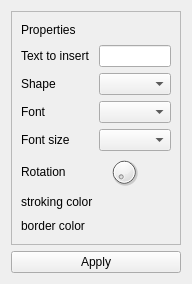
<?xml version="1.0" encoding="UTF-8"?>
<ui version="4.0">
 <class>Properties</class>
 <widget class="QWidget" name="Properties">
  <property name="geometry">
   <rect>
    <x>0</x>
    <y>0</y>
    <width>177</width>
    <height>284</height>
   </rect>
  </property>
  <property name="windowTitle">
   <string>Form</string>
  </property>
  <layout class="QGridLayout" name="fLayout">
   <item row="0" column="2">
    <widget class="QFrame" name="frame_3">
     <property name="frameShape">
      <enum>QFrame::StyledPanel</enum>
     </property>
     <property name="frameShadow">
      <enum>QFrame::Raised</enum>
     </property>
     <layout class="QGridLayout" name="gridLayout">
      <item row="1" column="0">
       <widget class="QLabel" name="Props">
        <property name="text">
         <string>Properties</string>
        </property>
       </widget>
      </item>
      <item row="8" column="2">
       <widget class="ColorPicker" name="colorN" native="true"/>
      </item>
      <item row="8" column="0">
       <widget class="QLabel" name="label_4">
        <property name="text">
         <string>border color</string>
        </property>
       </widget>
      </item>
      <item row="7" column="2">
       <widget class="ColorPicker" name="colorS" native="true">
        <property name="enabled">
         <bool>true</bool>
        </property>
       </widget>
      </item>
      <item row="7" column="0">
       <widget class="QLabel" name="label_3">
        <property name="text">
         <string>stroking color</string>
        </property>
       </widget>
      </item>
      <item row="6" column="2">
       <widget class="QDial" name="rotation">
        <property name="maximumSize">
         <size>
          <width>50</width>
          <height>30</height>
         </size>
        </property>
        <property name="maximum">
         <number>359</number>
        </property>
       </widget>
      </item>
      <item row="6" column="0">
       <widget class="QLabel" name="rotateLabel">
        <property name="text">
         <string>Rotation</string>
        </property>
       </widget>
      </item>
      <item row="5" column="2">
       <widget class="QComboBox" name="fontsize">
        <property name="insertPolicy">
         <enum>QComboBox::InsertAlphabetically</enum>
        </property>
        <property name="sizeAdjustPolicy">
         <enum>QComboBox::AdjustToContents</enum>
        </property>
       </widget>
      </item>
      <item row="5" column="0">
       <widget class="QLabel" name="label">
        <property name="text">
         <string>Font size</string>
        </property>
       </widget>
      </item>
      <item row="4" column="2">
       <widget class="QComboBox" name="fonts">
        <property name="insertPolicy">
         <enum>QComboBox::InsertAtTop</enum>
        </property>
       </widget>
      </item>
      <item row="4" column="0">
       <widget class="QLabel" name="label_2">
        <property name="text">
         <string>Font</string>
        </property>
       </widget>
      </item>
      <item row="3" column="2">
       <widget class="QComboBox" name="shape"/>
      </item>
      <item row="3" column="0">
       <widget class="QLabel" name="shapeLabel">
        <property name="text">
         <string>Shape</string>
        </property>
       </widget>
      </item>
      <item row="2" column="0">
       <widget class="QLabel" name="insertTextLabel">
        <property name="text">
         <string>Text to insert</string>
        </property>
       </widget>
      </item>
      <item row="2" column="2">
       <widget class="QLineEdit" name="text">
        <property name="locale">
         <locale language="English" country="UnitedStates"/>
        </property>
        <property name="text">
         <string notr="true"/>
        </property>
        <property name="placeholderText">
         <string notr="true"/>
        </property>
       </widget>
      </item>
     </layout>
    </widget>
   </item>
   <item row="1" column="2">
    <widget class="QPushButton" name="apply">
     <property name="text">
      <string>Apply</string>
     </property>
    </widget>
   </item>
  </layout>
 </widget>
 <customwidgets>
  <customwidget>
   <class>ColorPicker</class>
   <extends>QWidget</extends>
   <header>colorpicker.h</header>
   <container>1</container>
  </customwidget>
 </customwidgets>
 <resources/>
 <connections>
  <connection>
   <sender>apply</sender>
   <signal>clicked()</signal>
   <receiver>Properties</receiver>
   <slot>apply()</slot>
   <hints>
    <hint type="sourcelabel">
     <x>20</x>
     <y>20</y>
    </hint>
    <hint type="destinationlabel">
     <x>20</x>
     <y>20</y>
    </hint>
   </hints>
  </connection>
 </connections>
</ui>
